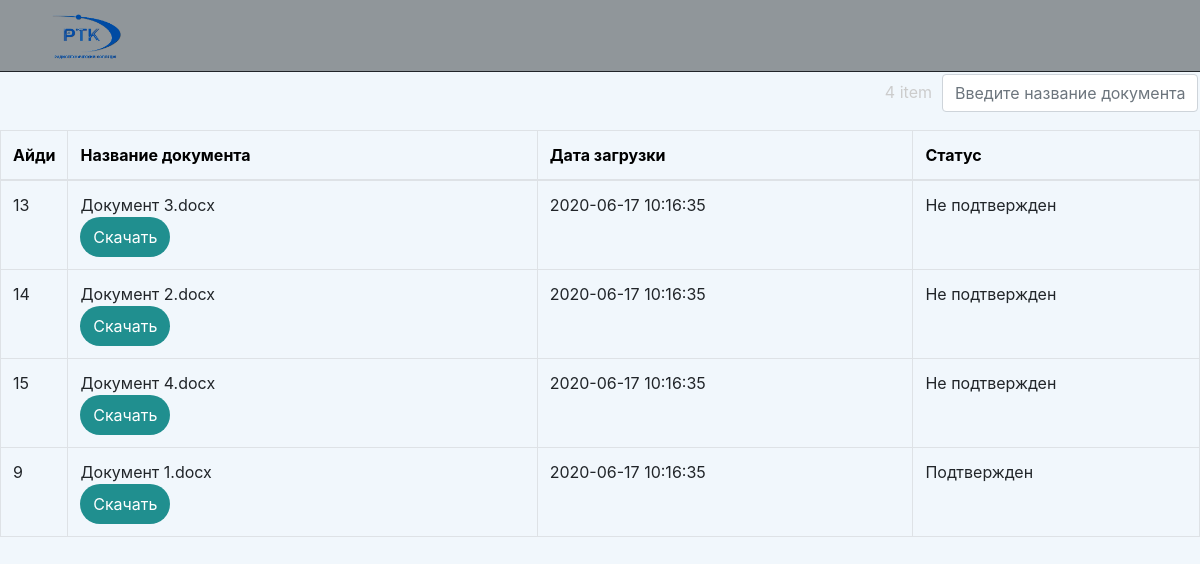
Screenshot of /Search.php with the database file from the repository.
### tables this page shows
CREATE TABLE `document_status` (
  `document_id` int(11) NOT NULL,
  `id_set_by` int(11) NOT NULL,
  `status_id` int(11) NOT NULL
);

CREATE TABLE `document` (
  `id` int(11) NOT NULL,
  `name` varchar(45) NOT NULL,
  `create_time` timestamp NOT NULL DEFAULT CURRENT_TIMESTAMP
);

### Search.php (the view, shortened to what this page needs)
<?php session_start();
include 'bd.php';
?>
<!DOCTYPE html>
<html>
  <head>
    <link type="text/css" rel="stylesheet" href="assets/bootstrap/css/bootstrap.min.css">
    <link type="text/css" rel="stylesheet" href="assets/fonts/font-awesome.min.css">
    <link type="text/css" rel="stylesheet" href="assets/fonts/simple-line-icons.min.css">
    <link type="text/css" rel="stylesheet" href="assets/css/Adminpanel.css">
    <link type="text/css" rel="stylesheet" href="assets/css/Drag--Drop-Upload-Form.css">
    <link type="text/css" rel="stylesheet" href="assets/css/Log%20in.css">
    <link type="text/css" rel="stylesheet" href="assets/css/Main.css">
    <link type="text/css" rel="stylesheet" href="assets/css/Search.css">
    <link type="text/css" rel="stylesheet" href="assets/css/Sign%20up.css">
    <link type="text/css" rel="stylesheet" href="assets/css/styles.css">
</head>
<body >
    <nav class="navbar navbar-dark navbar-expand-lg" id="nbar_s">
        <div class="container"><a href="Main.php"><img id="logo" src="assets/img/logo.png" style="width: 80px;"></a>
        </div>
    </nav><div id="tws">
<div class="form-group pull-right">
    <input type="text" class="search form-control" placeholder="Введите название документа" value='<? echo $_POST['search']?>' >
</div>
<span class="counter pull-right"></span>
<table class="table table-hover table-bordered results">
  <thead>
    <tr>
      <th id="tbltext">Айди</th>
      <th id="tbltext" class="col-md-5 col-xs-5">Название документа</th>
      <th id="tbltext" class="col-md-4 col-xs-4">Дата загрузки</th>
      <th id="tbltext" class="col-md-3 col-xs-3">Статус</th>
    </tr>
  </thead>
  <tbody>
  <?php
$result = mysqli_query($bd, "select `id`, `name`, `create_time`, `status_id` from document join document_status on document.id = document_status.document_id");
$myrow = mysqli_fetch_all($result);
foreach ($myrow as $val) {
    echo '<tr>'."\n";
$val[1]= $val[1].'<form action="docs/download.php" method="post"><input name='."$val[0]".' id="abut" class="btn btn-light action-button" value="Скачать" type="submit"></form>'."\n";
if ($val[3] == 2){
    $val[3]='Подтвержден';
} elseif ($val[3] == 1){
    $val[3]='Не подтвержден';
}
    foreach ($val as $value) {
        echo '<td>'.$value.'</td>'."\n";
    }
    echo '</tr>'."\n";
}
echo '</tbody>'."\n";
echo '</table>'."\n";
?>
</div>
</body>
</html>

### assets/css/Drag--Drop-Upload-Form.css (style rules this page uses)
*, *:before, *:after { -webkit-box-sizing: border-box; -moz-box-sizing: border-box; box-sizing: border-box; }

### assets/css/Main.css (style rules this page uses)
#logo { margin: px; }
#tbltext { color: black; }

### assets/css/Search.css (style rules this page uses)
.counter { padding: 8px; color: #cccccc; }
.search { width: 32vh; margin: 2px; display: inline-block; overflow: hidden; white-space: nowrap; }
#nbar_s { background-color: #90969a; border-radius: 0; box-shadow: none; border-bottom: solid 1px; position: sticky; top: 0; width: 100%; }
#tws { background-color: #f1f7fc; position: absolute; width: 100%; height: 100%; }

### rows the page displays
document_status: document_id "13", document_id.name "Документ 3.docx", document_id.create_time "2020-06-17 10:16:35", value "Не подтвержден"
document_status: document_id "14", document_id.name "Документ 2.docx", document_id.create_time "2020-06-17 10:16:35", value "Не подтвержден"
document_status: document_id "15", document_id.name "Документ 4.docx", document_id.create_time "2020-06-17 10:16:35", value "Не подтвержден"
document_status: document_id "9", document_id.name "Документ 1.docx", document_id.create_time "2020-06-17 10:16:35", value "Подтвержден"
